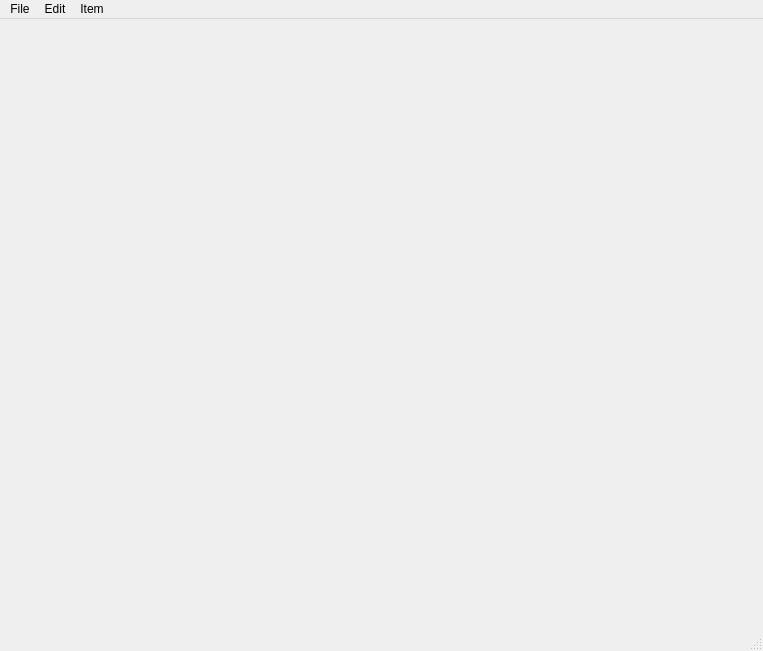
<?xml version="1.0" encoding="UTF-8"?>
<ui version="4.0">
 <class>MainWindow</class>
 <widget class="QMainWindow" name="MainWindow">
  <property name="geometry">
   <rect>
    <x>0</x>
    <y>0</y>
    <width>763</width>
    <height>651</height>
   </rect>
  </property>
  <property name="windowTitle">
   <string>MainWindow</string>
  </property>
  <widget class="QWidget" name="centralWidget">
   <layout class="QGridLayout" name="gridLayout">
    <item row="0" column="0">
     <layout class="QGridLayout" name="gridLayout_3">
      <item row="1" column="0">
       <widget class="TabWidgetUtama" name="tabWidget">
        <property name="currentIndex">
         <number>-1</number>
        </property>
        <property name="documentMode">
         <bool>true</bool>
        </property>
        <property name="tabsClosable">
         <bool>true</bool>
        </property>
       </widget>
      </item>
     </layout>
    </item>
   </layout>
  </widget>
  <widget class="QMenuBar" name="menuBar">
   <property name="geometry">
    <rect>
     <x>0</x>
     <y>0</y>
     <width>763</width>
     <height>20</height>
    </rect>
   </property>
   <widget class="QMenu" name="menuFile">
    <property name="title">
     <string>File</string>
    </property>
    <widget class="QMenu" name="menuTutup_Lembar">
     <property name="title">
      <string>Tutup Lembar</string>
     </property>
     <addaction name="actionTutupLembar_Aktif"/>
     <addaction name="actionTutupSemua_Lembar"/>
    </widget>
    <addaction name="actionHalaman_Baru"/>
    <addaction name="actionBuka_lembar"/>
    <addaction name="menuTutup_Lembar"/>
    <addaction name="actionPrintPreview"/>
    <addaction name="actionPengaturan"/>
    <addaction name="actionTutup_Aplikasi"/>
   </widget>
   <widget class="QMenu" name="menuEdit">
    <property name="title">
     <string>Edit</string>
    </property>
    <addaction name="actionDelete"/>
    <addaction name="actionKopi"/>
    <addaction name="actionPaste"/>
   </widget>
   <widget class="QMenu" name="menuItem">
    <property name="title">
     <string>Item</string>
    </property>
    <widget class="QMenu" name="menuTambah_Shape">
     <property name="title">
      <string>Tambah Shape</string>
     </property>
     <addaction name="actionTambahLine"/>
     <addaction name="actionTambahSegitiga"/>
     <addaction name="actionTambahBulat"/>
     <addaction name="actionTambahKotak"/>
    </widget>
    <addaction name="actionTambah_teks"/>
    <addaction name="actionTambah_Gambar"/>
    <addaction name="menuTambah_Shape"/>
   </widget>
   <addaction name="menuFile"/>
   <addaction name="menuEdit"/>
   <addaction name="menuItem"/>
  </widget>
  <widget class="QStatusBar" name="statusBar"/>
  <action name="actionPaste">
   <property name="text">
    <string>Paste</string>
   </property>
  </action>
  <action name="actionDelete">
   <property name="text">
    <string>Delete</string>
   </property>
  </action>
  <action name="actionKopi">
   <property name="text">
    <string>Kopi</string>
   </property>
  </action>
  <action name="actionHalaman_Baru">
   <property name="text">
    <string>Lembar Baru</string>
   </property>
  </action>
  <action name="actionBuka_lembar">
   <property name="text">
    <string>Buka lembar</string>
   </property>
  </action>
  <action name="actionTutupLembar_Aktif">
   <property name="text">
    <string>Lembar Aktif</string>
   </property>
  </action>
  <action name="actionTutupSemua_Lembar">
   <property name="text">
    <string>Semua Lembar</string>
   </property>
  </action>
  <action name="actionPrintPreview">
   <property name="text">
    <string>Print Preview</string>
   </property>
  </action>
  <action name="actionPengaturan">
   <property name="text">
    <string>Pengaturan</string>
   </property>
  </action>
  <action name="actionTutup_Aplikasi">
   <property name="text">
    <string>Tutup Aplikasi</string>
   </property>
  </action>
  <action name="actionTambah_teks">
   <property name="text">
    <string>Tambah teks</string>
   </property>
  </action>
  <action name="actionTambah_Gambar">
   <property name="text">
    <string>Tambah Gambar</string>
   </property>
  </action>
  <action name="actionTambahLine">
   <property name="text">
    <string>Line</string>
   </property>
  </action>
  <action name="actionTambahSegitiga">
   <property name="text">
    <string>Segitiga</string>
   </property>
  </action>
  <action name="actionTambahBulat">
   <property name="text">
    <string>Bulat</string>
   </property>
  </action>
  <action name="actionTambahKotak">
   <property name="text">
    <string>Kotak</string>
   </property>
  </action>
 </widget>
 <layoutdefault spacing="6" margin="11"/>
 <customwidgets>
  <customwidget>
   <class>TabWidgetUtama</class>
   <extends>QTabWidget</extends>
   <header location="global">tabwidgetutama.h</header>
   <container>1</container>
  </customwidget>
 </customwidgets>
 <resources/>
 <connections/>
</ui>
